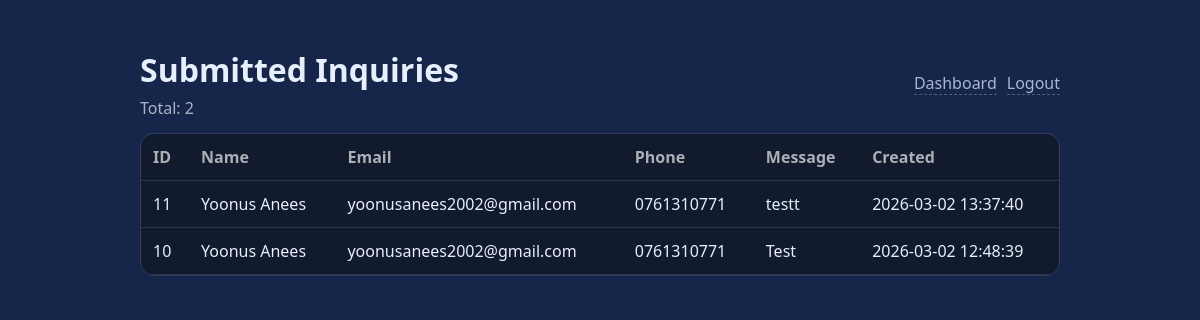
The app's page /admin/inquiries.php (signed in) with its own data.
### tables this page shows
CREATE TABLE `inquiries` (
  `id` int(10) NOT NULL,
  `name` varchar(120) NOT NULL,
  `email` varchar(100) NOT NULL,
  `phone` varchar(40) DEFAULT NULL,
  `message` text DEFAULT NULL,
  `created_at` timestamp NOT NULL DEFAULT current_timestamp()
);

### validation/functions.php (called while the page is built, shortened)
<?php
function e(string $value): string {
    return htmlspecialchars($value, ENT_QUOTES, 'UTF-8');
}

### admin/inquiries.php (the view, shortened to what this page needs)
<?php
require __DIR__ . "/../db/db.php";
require __DIR__ . "/../validation/functions.php";
$stmt = $pdo->query("SELECT id, name, email, phone, message, created_at FROM inquiries ORDER BY id DESC");
$rows = $stmt->fetchAll();
?>
<!doctype html>
<html lang="en">
<head>
  <link rel="stylesheet" href="../assets/css/style.css"/>
</head>
<body>
<main class="container">
  <div class="topbar">
    <div>
      <h1 style="margin:0 0 6px;">Submitted Inquiries</h1>
      <div style="color: rgba(255,255,255,.65);">Total: <?= count($rows) ?></div>
    </div>
    <div style="display:flex; gap:10px; flex-wrap:wrap;">
      <a class="link" href="dashboard.php">Dashboard</a>
      <a class="link" href="logout.php">Logout</a>
    </div>
  </div>
  <section class="table-wrap">
    <table>
      <thead>
        <tr>
          <th>ID</th>
          <th>Name</th>
          <th>Email</th>
          <th>Phone</th>
          <th>Message</th>
          <th>Created</th>
        </tr>
      </thead>
      <tbody>
      <?php if (!$rows): ?>
        <tr><td colspan="6">No inquiries yet.</td></tr>
      <?php else: ?>
        <?php foreach ($rows as $r): ?>
          <tr>
            <td><?= (int)$r["id"] ?></td>
            <td><?= e($r["name"]) ?></td>
            <td><?= e($r["email"]) ?></td>
            <td><?= e((string)($r["phone"] ?? "")) ?></td>
            <td class="msg"><?= e($r["message"]) ?></td>
            <td><?= e($r["created_at"]) ?></td>
          </tr>
        <?php endforeach; ?>
      <?php endif; ?>
      </tbody>
    </table>
  </section>
</main>
</body>
</html>

### assets/css/style.css (style rules this page uses)
:root { --bg: #0b1220; --card: #121a2c; --text: #e7eefc; --muted: #a9b6d3; --border: rgba(255, 255, 255, .12); --danger: #ff5a5f; --success: #2ecc71; --btn: #4c7dff; --btn-hover: #3a66da; }
* { box-sizing: border-box; }
body { margin: 0; font-family: system-ui, -apple-system, Segoe UI, Roboto, Arial, sans-serif; background: #16264a; color: var(--text); }
.container { width: min(920px, 92vw); margin: 48px auto; }
.link { color: var(--muted); text-decoration: none; border-bottom: 1px dashed rgba(255, 255, 255, .25); }
@media (min-width: 720px) { .card, .form, .field, input, textarea, button, a { pointer-events: auto; } }

### admin/inquiries.php (style rules this page uses)
.topbar { display:flex;justify-content:space-between;align-items:center;gap:12px;flex-wrap:wrap;margin-bottom:14px; }
.table-wrap { overflow:auto;border-radius:14px;border:1px solid rgba(255,255,255,.12); }
table { width:100%;border-collapse:collapse;min-width:900px;background: rgba(18,26,44,0.92); }
th,td { padding:12px;border-bottom:1px solid rgba(255,255,255,.12);vertical-align:top; }
th { text-align:left;color: rgba(255,255,255,.65);font-weight:800; }
.msg { max-width:520px;white-space:pre-wrap; }

### records on screen
inquiries: id "11", name "Yoonus Anees", email "yoonusanees2002@gmail.com", phone "0761310771", message "testt", created_at "2026-03-02 13:37:40"
inquiries: id "10", name "Yoonus Anees", email "yoonusanees2002@gmail.com", phone "0761310771", message "Test", created_at "2026-03-02 12:48:39"

### other values on screen
count($rows) "2"
